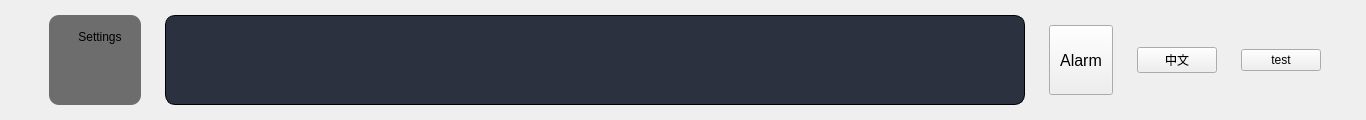
     <widget class="QWidget" name="widget_title" native="true">
      <property name="sizePolicy">
       <sizepolicy hsizetype="Preferred" vsizetype="Fixed">
        <horstretch>0</horstretch>
        <verstretch>0</verstretch>
       </sizepolicy>
      </property>
      <property name="minimumSize">
       <size>
        <width>1366</width>
        <height>120</height>
       </size>
      </property>
      <property name="maximumSize">
       <size>
        <width>16777215</width>
        <height>16777215</height>
       </size>
      </property>
      <property name="styleSheet">
       <string notr="true"/>
      </property>
      <layout class="QHBoxLayout" name="horizontalLayout" stretch="0,1,0,0,0">
       <property name="spacing">
        <number>24</number>
       </property>
       <property name="leftMargin">
        <number>49</number>
       </property>
       <property name="topMargin">
        <number>15</number>
       </property>
       <property name="rightMargin">
        <number>45</number>
       </property>
       <property name="bottomMargin">
        <number>15</number>
       </property>
       <item>
        <widget class="QMenuBar" name="menuBar">
         <property name="enabled">
          <bool>true</bool>
         </property>
         <property name="sizePolicy">
          <sizepolicy hsizetype="Preferred" vsizetype="Preferred">
           <horstretch>0</horstretch>
           <verstretch>0</verstretch>
          </sizepolicy>
         </property>
         <property name="minimumSize">
          <size>
           <width>0</width>
           <height>0</height>
          </size>
         </property>
         <property name="maximumSize">
          <size>
           <width>16777215</width>
           <height>16777215</height>
          </size>
         </property>
         <property name="baseSize">
          <size>
           <width>100</width>
           <height>100</height>
          </size>
         </property>
         <property name="autoFillBackground">
          <bool>false</bool>
         </property>
         <property name="styleSheet">
          <string notr="true">QMenuBar {
    background-color: rgba(55, 55, 55, 180);  /*设置半透明背景*/
	border-radius: 10px;
    spacing: 10px; /* 菜单项之间的间距*/
    padding: 5px;
}
QMenuBar::item {
    background: transparent;
    padding: 8px 12px;  /* 增加菜单项的可点击区域*/
    margin: 2px;
    border-radius: 6px;/*菜单项圆角*/ 
}
QMenuBar::item:selected {
    background-color: rgba(200, 200, 200,180);
}
QMenuBar::item:pressed {
    background-color: rgba(180, 180, 180, 180);
}

</string>
         </property>
         <property name="locale">
          <locale language="Chinese" country="China"/>
         </property>
         <property name="defaultUp">
          <bool>false</bool>
         </property>
         <property name="nativeMenuBar">
          <bool>false</bool>
         </property>
         <widget class="QMenu" name="menuSettings">
          <property name="geometry">
           <rect>
            <x>2788</x>
            <y>221</y>
            <width>145</width>
            <height>400</height>
           </rect>
          </property>
          <property name="sizePolicy">
           <sizepolicy hsizetype="Preferred" vsizetype="Preferred">
            <horstretch>0</horstretch>
            <verstretch>0</verstretch>
           </sizepolicy>
          </property>
          <property name="minimumSize">
           <size>
            <width>110</width>
            <height>400</height>
           </size>
          </property>
          <property name="baseSize">
           <size>
            <width>100</width>
            <height>100</height>
           </size>
          </property>
          <property name="autoFillBackground">
           <bool>false</bool>
          </property>
          <property name="styleSheet">
           <string notr="true">/* 调整透明度：修改 rgba 中的最后一个参数*/
QMenu {
	background-color: rgba(55, 55, 55, 180);
	/*border: 1px solid rgba(200, 200, 200, 180);*/
	border-radius: 10px;/*圆角*/
    padding: 5px;
	min-width: 100px;
}
QMenu::item {
	background-color: transparent;
    padding: 8px 25px;/*内边距*/
	border-radius: 6px;
	margin: 2px;
}
QMenu::item:selected {
	background-color: rgba(200, 200, 200,180);
}

/* 隐藏默认的子菜单箭头*/
QMenu::right-arrow {
	image: none;
    width: 0px;
}
QMenu::separator {
    height: 1px;
    background: rgba(200, 200, 200, 180);
    margin: 5px 15px;
}
QMenu::indicator:checked {
    width: 18px;
    height: 18px;
    background-color: rgba(0, 120, 215, 180);
    border-radius: 4px;
}
QMenu::indicator:unchecked {
    width: 18px;
    height: 18px;
    background-color: rgba(200, 200, 200, 180);
    border-radius: 4px;
}</string>
          </property>
          <property name="tearOffEnabled">
           <bool>false</bool>
          </property>
          <property name="title">
           <string>Settings</string>
          </property>
          <property name="icon">
           <iconset resource="resources.qrc">
            <normaloff>:/logo</normaloff>:/logo</iconset>
          </property>
          <property name="separatorsCollapsible">
           <bool>false</bool>
          </property>
          <widget class="QMenu" name="menuLanguage">
           <property name="geometry">
            <rect>
             <x>768</x>
             <y>171</y>
             <width>142</width>
             <height>150</height>
            </rect>
           </property>
           <property name="minimumSize">
            <size>
             <width>110</width>
             <height>0</height>
            </size>
           </property>
           <property name="baseSize">
            <size>
             <width>0</width>
             <height>0</height>
            </size>
           </property>
           <property name="autoFillBackground">
            <bool>false</bool>
           </property>
           <property name="styleSheet">
            <string notr="true">QMenu::indicator:checked {
	image: url(:/logo);
}</string>
           </property>
           <property name="title">
            <string>Language</string>
           </property>
           <property name="icon">
            <iconset theme="QIcon::ThemeIcon::ToolsCheckSpelling"/>
           </property>
           <addaction name="action_LanguageChinese"/>
           <addaction name="action_languageEnglish"/>
          </widget>
          <widget class="QMenu" name="menuTheme">
           <property name="title">
            <string>Theme</string>
           </property>
           <property name="icon">
            <iconset theme="QIcon::ThemeIcon::DocumentPrint"/>
           </property>
           <addaction name="actionLight"/>
           <addaction name="actionDark"/>
          </widget>
          <widget class="QMenu" name="menuLaunch">
           <property name="geometry">
            <rect>
             <x>465</x>
             <y>253</y>
             <width>150</width>
             <height>152</height>
            </rect>
           </property>
           <property name="title">
            <string>Launch</string>
           </property>
           <property name="icon">
            <iconset theme="QIcon::ThemeIcon::Computer"/>
           </property>
           <addaction name="actionBoot_Up"/>
           <addaction name="actionFull_Screen"/>
          </widget>
          <widget class="QMenu" name="menuLog">
           <property name="title">
            <string>Log</string>
           </property>
           <property name="icon">
            <iconset theme="document-page-setup"/>
           </property>
           <addaction name="actionTrolley_Warnning"/>
           <addaction name="actionError"/>
           <addaction name="actionWarning"/>
           <addaction name="actionInfo"/>
           <addaction name="actionDebug"/>
          </widget>
          <addaction name="menuLanguage"/>
          <addaction name="menuTheme"/>
          <addaction name="menuLaunch"/>
          <addaction name="menuLog"/>
          <addaction name="actionAbout"/>
         </widget>
         <addaction name="menuSettings"/>
        </widget>
       </item>
       <item>
        <widget class="QPlainTextEdit" name="plainTextEdit_log">
         <property name="sizePolicy">
          <sizepolicy hsizetype="Preferred" vsizetype="Preferred">
           <horstretch>0</horstretch>
           <verstretch>0</verstretch>
          </sizepolicy>
         </property>
         <property name="minimumSize">
          <size>
           <width>480</width>
           <height>90</height>
          </size>
         </property>
         <property name="font">
          <font>
           <pointsize>16</pointsize>
          </font>
         </property>
         <property name="styleSheet">
          <string notr="true">opacity: 1;
border-radius: 10px;
background: rgba(43, 49, 63, 1);
border: 1px solid rgba(0, 0, 0, 1);
color: rgba(176, 176, 176, 1);
text-align: left;
padding-left: 15px; /* 设置左侧边距为 10 像素 */</string>
         </property>
         <property name="verticalScrollBarPolicy">
          <enum>Qt::ScrollBarPolicy::ScrollBarAlwaysOff</enum>
         </property>
         <property name="horizontalScrollBarPolicy">
          <enum>Qt::ScrollBarPolicy::ScrollBarAlwaysOff</enum>
         </property>
         <property name="sizeAdjustPolicy">
          <enum>QAbstractScrollArea::SizeAdjustPolicy::AdjustToContentsOnFirstShow</enum>
         </property>
         <property name="documentTitle">
          <string/>
         </property>
         <property name="readOnly">
          <bool>true</bool>
         </property>
         <property name="plainText">
          <string/>
         </property>
         <property name="maximumBlockCount">
          <number>3</number>
         </property>
         <property name="backgroundVisible">
          <bool>false</bool>
         </property>
        </widget>
       </item>
       <item>
        <widget class="AlarmToolButton" name="toolButton_alram">
         <property name="sizePolicy">
          <sizepolicy hsizetype="Preferred" vsizetype="Minimum">
           <horstretch>0</horstretch>
           <verstretch>0</verstretch>
          </sizepolicy>
         </property>
         <property name="minimumSize">
          <size>
           <width>64</width>
           <height>70</height>
          </size>
         </property>
         <property name="maximumSize">
          <size>
           <width>64</width>
           <height>70</height>
          </size>
         </property>
         <property name="font">
          <font>
           <pointsize>12</pointsize>
          </font>
         </property>
         <property name="styleSheet">
          <string notr="true">AlarmToolButton[alarmState=&quot;Normal&quot;] {
    qproperty-icon: url(:/assets/images/Home_Alarm.png);
	/*qproperty-text: &quot;Alarm&quot;;*/
}

AlarmToolButton[alarmState=&quot;Warning&quot;] {
    qproperty-icon: url(:/assets/images/Home_AlarmWarning.png);
	/*qproperty-text: Waring;*/
}

AlarmToolButton[alarmState=&quot;Error&quot;] {
	qproperty-icon: url(:/assets/images/Home_AlarmError.png);
	/*qproperty-text: Error;*/
}</string>
         </property>
         <property name="text">
          <string>Alarm</string>
         </property>
         <property name="icon">
          <iconset resource="resources.qrc">
           <normaloff>:/assets/images/Home_Alarm.png</normaloff>:/assets/images/Home_Alarm.png</iconset>
         </property>
         <property name="iconSize">
          <size>
           <width>32</width>
           <height>32</height>
          </size>
         </property>
         <property name="toolButtonStyle">
          <enum>Qt::ToolButtonStyle::ToolButtonTextUnderIcon</enum>
         </property>
         <property name="alarmState" stdset="0">
          <string>warning</string>
         </property>
        </widget>
       </item>
       <item>
        <widget class="QPushButton" name="pushButton_language_switch">
         <property name="text">
          <string>中文</string>
         </property>
        </widget>
       </item>
       <item>
        <widget class="QPushButton" name="pushButton_test">
         <property name="styleSheet">
          <string notr="true"/>
         </property>
         <property name="text">
          <string>test</string>
         </property>
        </widget>
       </item>
      </layout>
     </widget>
